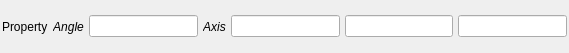
<?xml version="1.0" encoding="UTF-8"?>
<ui version="4.0">
 <class>AxisAngleWidget</class>
 <widget class="QFrame" name="AxisAngleWidget">
  <property name="geometry">
   <rect>
    <x>0</x>
    <y>0</y>
    <width>569</width>
    <height>53</height>
   </rect>
  </property>
  <layout class="QHBoxLayout" name="horizontalLayout">
   <property name="spacing">
    <number>5</number>
   </property>
   <property name="leftMargin">
    <number>2</number>
   </property>
   <property name="topMargin">
    <number>2</number>
   </property>
   <property name="rightMargin">
    <number>2</number>
   </property>
   <property name="bottomMargin">
    <number>2</number>
   </property>
   <item>
    <widget class="QLabel" name="label">
     <property name="text">
      <string>Property</string>
     </property>
    </widget>
   </item>
   <item>
    <widget class="QLabel" name="angleLable">
     <property name="font">
      <font>
       <italic>true</italic>
      </font>
     </property>
     <property name="text">
      <string>Angle</string>
     </property>
     <property name="alignment">
      <set>Qt::AlignCenter</set>
     </property>
    </widget>
   </item>
   <item>
    <widget class="SVLineEdit" name="angle"/>
   </item>
   <item>
    <widget class="QLabel" name="axisLabel">
     <property name="font">
      <font>
       <italic>true</italic>
      </font>
     </property>
     <property name="text">
      <string>Axis</string>
     </property>
     <property name="alignment">
      <set>Qt::AlignCenter</set>
     </property>
    </widget>
   </item>
   <item>
    <widget class="SVLineEdit" name="h"/>
   </item>
   <item>
    <widget class="SVLineEdit" name="k"/>
   </item>
   <item>
    <widget class="SVLineEdit" name="l"/>
   </item>
  </layout>
 </widget>
 <customwidgets>
  <customwidget>
   <class>SVLineEdit</class>
   <extends>QLineEdit</extends>
   <header location="global">SVControlWidgets.h</header>
  </customwidget>
 </customwidgets>
 <resources/>
 <connections/>
</ui>
